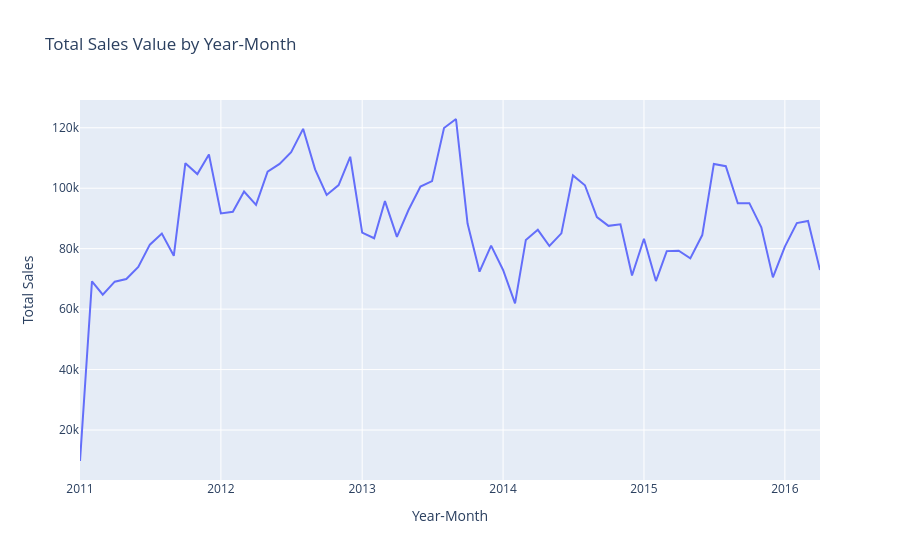

Write notebook code for a chart like this one.
### Markdown cell above
## 5.0 Test: Chart Query

### Code cell
result = app.invoke({
    "user_question": "What are the total sales value by year-month? Make a line chart of sales over time."
})

print("SQL:", result.get('sql_query'))
df_result = pd.DataFrame(result.get('data', []))
display(df_result)

if result.get('chart_figure'):
    fig = pio.from_json(result['chart_figure'])
    fig.show()

### Figure 1 — Plotly figure (JSON) as saved in the notebook; plotly's stock layout.template omitted (floating-point values rounded to 4 significant figures)
{"data": [{"hovertemplate": "Year-Month=%{x}<br>Total Sales=%{y}<extra></extra>", "legendgroup": "", "line": {"color": "#636efa", "dash": "solid"}, "marker": {"symbol": "circle"}, "mode": "lines", "name": "", "orientation": "v", "showlegend": false, "type": "scatter", "x": ["2011-01", "2011-02", "2011-03", "2011-04", "2011-05", "2011-06", "2011-07", "2011-08", "2011-09", "2011-10", "2011-11", "2011-12", "2012-01", "2012-02", "2012-03", "2012-04", "2012-05", "2012-06", "2012-07", "2012-08", "2012-09", "2012-10", "2012-11", "2012-12", "2013-01", "2013-02", "2013-03", "2013-04", "2013-05", "2013-06", "2013-07", "2013-08", "2013-09", "2013-10", "2013-11", "2013-12", "2014-01", "2014-02", "2014-03", "2014-04", "2014-05", "2014-06", "2014-07", "2014-08", "2014-09", "2014-10", "2014-11", "2014-12", "2015-01", "2015-02", "2015-03", "2015-04", "2015-05", "2015-06", "2015-07", "2015-08", "2015-09", "2015-10", "2015-11", "2015-12", "2016-01", "2016-02", "2016-03", "2016-04"], "xaxis": "x", "y": [9758, 69217, 64767, 69084, 69958, 73954, 81326, 84976, 77648, 108265, 104674, 111153, 91637, 92226, 98911, 94478, 105481, 108036, 111913, 119643, 106224, 97773, 101037, 110401, 85292, 83446, 95740, 83925, 92798, 100533, 102341, 119903, 122897, 88301, 72402, 80999, 72945, 61882, 82888, 86233, 80883, 85066, 104240, 100976, 90469, 87546, 88076, 71128, 83295, 69289, 79191, 79340, 76791, 84497, 108032, 107269, 94995, 95050, 87041, 70503, 80705, 88471, 89161, 72912], "yaxis": "y"}], "layout": {"legend": {"tracegroupgap": 0}, "title": {"text": "Total Sales Value by Year-Month"}, "xaxis": {"anchor": "y", "domain": [0.0, 1.0], "title": {"text": "Year-Month"}}, "yaxis": {"anchor": "x", "domain": [0.0, 1.0], "title": {"text": "Total Sales"}}}}
